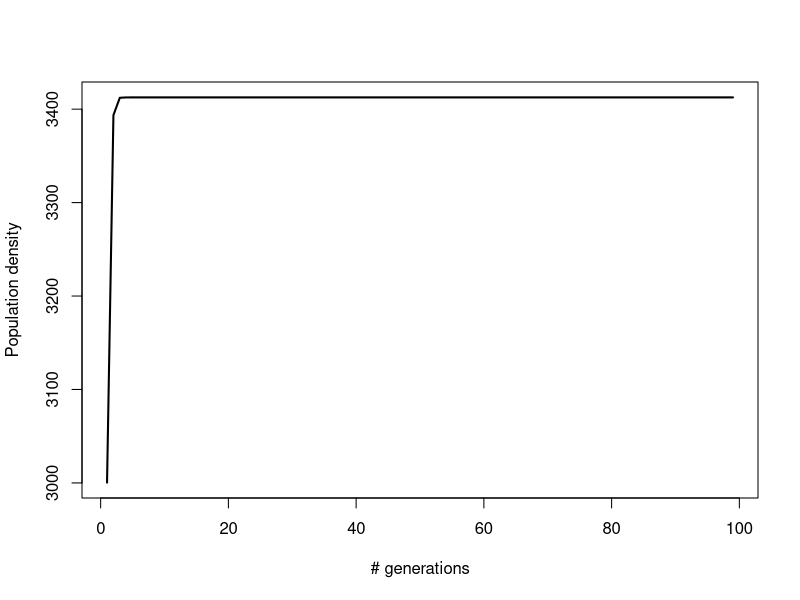
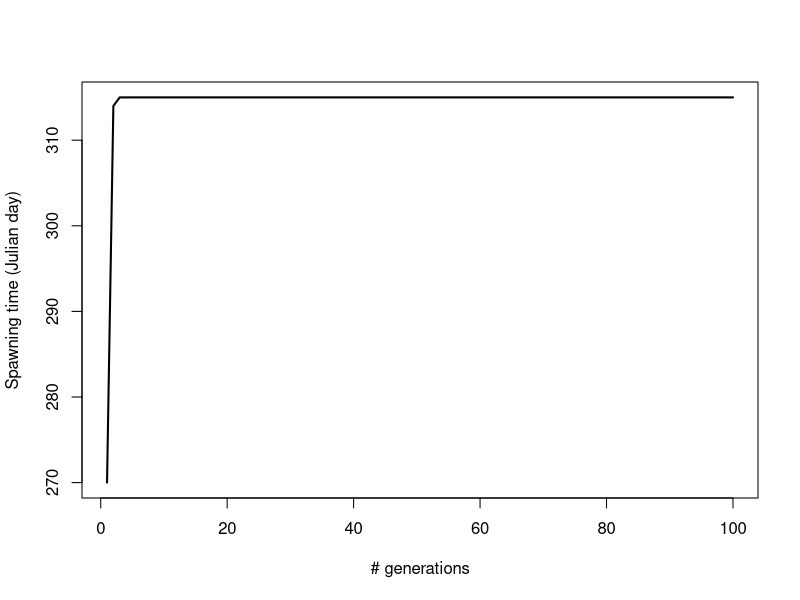
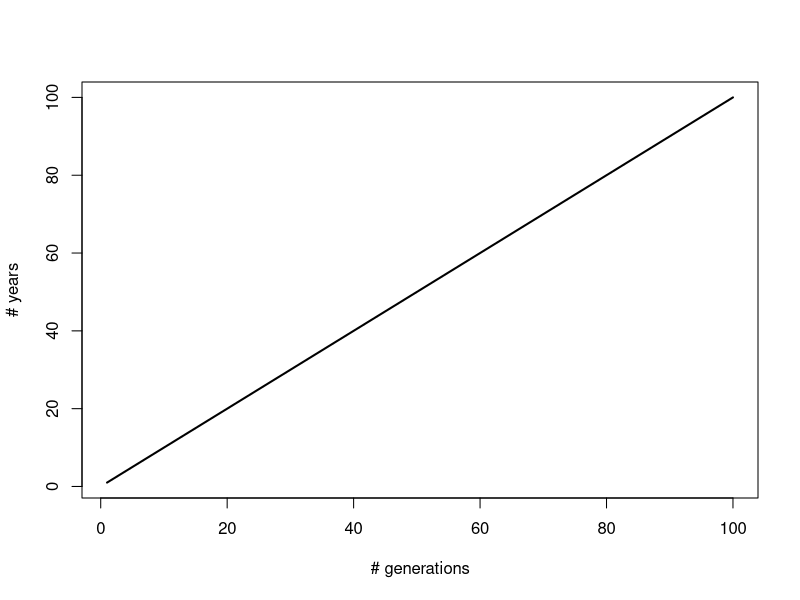
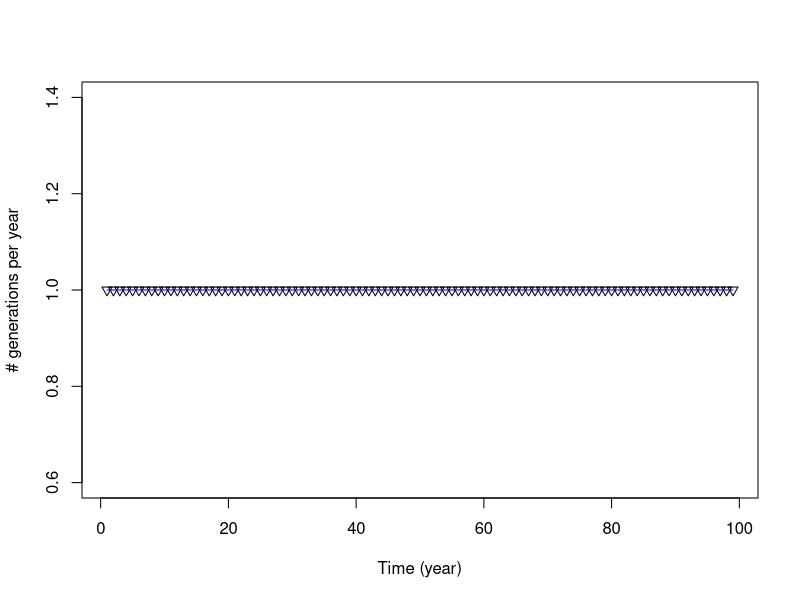

These charts were generated, in order, by the following R code:
##
# Simple model with forced diapause #
##
# by Sebastien
# 17 December 2019
##

library(deSolve)

#### parameters ####
m1 = 6e-5 # natural death
m2 = 4e-5 # intra-specific competition

b = 50 # reproduction rate

#### development rate ####
beta1 = c(0.228,0.277,0.194,0.919,0.438,1.211,0.269,0.317,0.205,57.8)
beta2 = c(3.12,32.14,3.0,2.91,3.06,3.8,3.02,3.06,2.85,-3.08)
beta3 = c(5.94,11.63,5.84,5.32,6.85,7.55,8.57,4.66,6.28,0.045)
beta4 = c(0.073,0,0.034,0.061,0.061,0.148,0.005,0.136,0.044,0)
tb = c(6,6.2,2.5,4.4,4.4,4.4,4.4,4.4,4.4,8)
tm = c(35,0,35,38,38,38,38,38,35,35)

paramdev = cbind(beta1,beta2,beta3,beta4,tb,tm)

devel = function(temp,parms){
  beta1=parms[1]
  beta2=parms[2]
  beta3=parms[3]
  beta4=parms[4]
  tb=parms[5]
  tm=parms[6]
  if (temp<=tm && temp>=tb){
    tau=(temp-tb)/(tm-tb)
    rtemp=beta1*(1/(1+exp(beta2-beta3*tau))-exp((tau-1)/beta4))
  }else{
    rtemp=0
  }
  if (rtemp<0) rtemp=0
  return(rtemp)
}

devel2 = function(temp,parms){
  beta1=parms[1]
  beta2=parms[2]
  beta3=parms[3]
  beta4=parms[4]
  tb=parms[5]
  tm=parms[6]
  if (temp>=tb){
    rtemp=beta1*exp(-0.5*((temp-beta2)/beta3)^2)
  }else{
    rtemp=0
  }
  if (rtemp<0) rtemp=0
  return(rtemp)
}

devel3 = function(temp,parms){
  beta1=parms[1]
  beta2=parms[2]
  beta3=parms[3]
  beta4=parms[4]
  tb=parms[5]
  tm=parms[6]
  tau=min(max(temp,tb),tm)
  rtemp=1/(beta1+beta2*tau+beta3*tau^3)
  return(rtemp)
}

# population decay during Ln
decay = function(t,x,parms){
  m1=parms[1]
  m2=parms[2]
  y=-m1*x-m2*x^2
  return(list(y))
}

#### temperature variation ####
Mt = 8 # mean temperature
At = 28 # amplitude

year = seq(1,365)
yeartemperature = Mt-At*cos(2*pi*year/365)

#### initial conditions ####
ln0=2000
st = 270 # spawning time mid August
lifestagenumber=length(beta1) # number of life stages for a complete cycle
totalgeneration=100
currentyear=1
timemod=0

#### model ####
Lnpop=matrix(0,nrow=totalgeneration,ncol=3)
Lnpop=as.data.frame(Lnpop)
Lnpop[1,1]=ln0
Lnpop[1,2]=st
Lnpop[1,3]=currentyear

for (curgeneration in 2:totalgeneration){
  # the different life stages
  for (currentstage in 1:lifestagenumber){
    # duration of Ln
    lifecycletemp=c(yeartemperature[st:365],yeartemperature[1:(st-1)]) # temperature during life stage
    devLn=rep(0,365)
    parms=paramdev[currentstage,]
    if (currentstage == 2){
      for (i in 1:365){
        devLn[i]=devel2(lifecycletemp[i],parms)
      }
    }else{
      if (currentstage == lifestagenumber){
        for (i in 1:365){
          devLn[i]=devel3(lifecycletemp[i],parms)
        }
      }else{
        for (i in 1:365){
          devLn[i]=devel(lifecycletemp[i],parms)
        }
      }
    }
    
    cumuldevLn=cumsum(devLn)
    #plot(cumuldevLn~year,type='l',lwd=2)
    #abline(a=1,b=0,col='red',lwd=2)
    timeLn=which(cumuldevLn>=1.0)[[1]]
    
    # population decay during Ln
    tvoulu=seq(1,timeLn)
    
    sol=lsoda(ln0,tvoulu,decay,parms=c(m1,m2),rtol=1e-9,atol=1e-9)
    ln0=sol[timeLn,2][[1]]
    st=timeLn+st
    if (st>365){
      st=st-365
    }
    # real time
    timemod=timemod+timeLn
    if (timemod>365){
      timemod=timemod-365
      currentyear=currentyear+1
    }
  }
  
  # reproduction
  ln0=ln0*b
  
  # result storage
  Lnpop[curgeneration,1]=ln0
  Lnpop[curgeneration,2]=st
  Lnpop[curgeneration,3]=currentyear
}

numyears=Lnpop[nrow(Lnpop),3]
numgen=matrix(0,nrow=numyears,ncol=2)
numgen=as.data.frame(numgen)
currentyear=1
localnumgen=0
for (i in 1:nrow(Lnpop)){
  if (Lnpop[i,3]==currentyear){
    localnumgen=localnumgen+1
  }else{
    numgen[currentyear,1]=currentyear
    numgen[currentyear,2]=localnumgen
    currentyear=currentyear+1
    localnumgen=1
  }
}

plot(Lnpop[-1,1]~seq(1,(nrow(Lnpop)-1)),type='l',lwd=2,xlab="# generations",ylab="Population density")
plot(Lnpop[,2]~seq(1,nrow(Lnpop)),type='l',lwd=2,xlab="# generations",ylab="Spawning time (Julian day)")
plot(Lnpop[,3]~seq(1,nrow(Lnpop)),type='l',lwd=2,xlab="# generations",ylab="# years")

plot(numgen[-numyears,2]~numgen[-numyears,1],pch=6,xlab='Time (year)',ylab='# generations per year')
lines(numgen[-numyears,2]~numgen[-numyears,1],lwd=1,col='blue')
